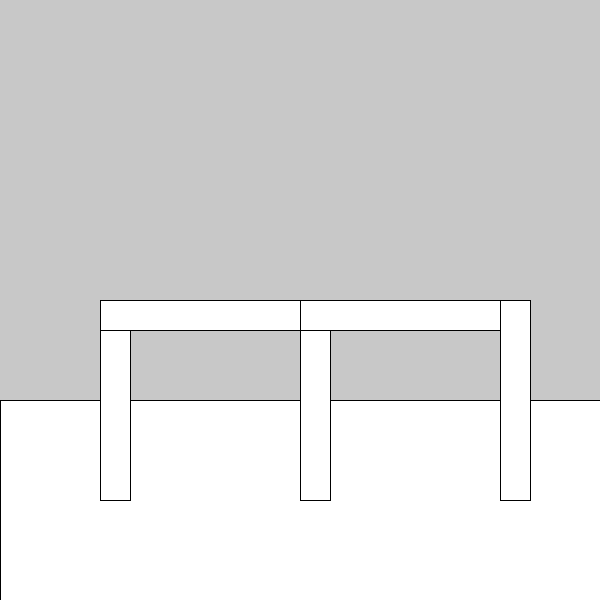
Frame 1 (no input)
Frame 60 (the mouse pressed at the canvas centre just before this capture): identical to frame 1, image omitted
Frame 120 (the mouse held since frame 60 and released just before this capture): identical to frame 1, image omitted

The Processing sketch that drew this single still picture (run headless with seeded random() and noise(); from frame 60 on, the mouse is pressed at the canvas centre):

// Processing sketch: unit2_Project
// ── unit2_Project.pde
class Structure {
  int type;
  float x;
  float y;
  float rot;
  
  Structure(int t, float px, float py, float r){
    type = t;
    x = px;
    y = py;
    rot = r;
  }
  
  void display(){
    if(type == 1){
      pillar1(x,y);
    }
    if(type == 2){
      pillar2(x,y);
    }
    if(type == 3){
      pushMatrix();
      translate(x,y);
      rotate(radians(rot));
      rect(0,0,200,30);
      popMatrix();
    }
  }
}

ArrayList<Structure> builds = new ArrayList<Structure>();


int f;
float x1;
float y1;
float frozenX1;
float frozenY1;
float frozenX2;
float frozenY2;
float frozenX3;
float frozenY3;
boolean draw1 = false;
boolean draw2 = false;
boolean draw3 = false;
boolean draw4 = false;
boolean drawShape = false;

void setup(){
  size(600,600);
  x1 = 0;
  y1 = 0;
  f = 0;
}

void draw(){
  println(frozenX1,frozenY1, frozenX2,frozenY2, frozenX3,frozenY3);
  
  
  background(200);
  house();
  
  for(int i = 0; i < builds.size(); i++){
  builds.get(i).display();
}
  
  if (draw1){
   pillar1(x1,y1);
  }
  
  if (draw2){
   pillar2(x1,y1);
  }
  if (draw3){
   pillar3(x1,y1);
  }
  if (draw4){
   build();
  }
  if (drawShape){
  pillar1(frozenX1,frozenY1);
  pillar2(frozenX2,frozenY2);
  pillar3(frozenX3,frozenY3);
}
}

void keyPressed(){
  if (key == 'a'){
    x1 = x1-10;
  }
  if (key == 'd'){
    x1 = x1+10;
  }
    if (key == 'w'){
    y1 = y1-10;
  }
  if (key == 's'){
    y1 = y1+10;
  }
  if(key == ' '){
  
  int type = 1;
  
  if(draw1) type = 1;
  if(draw2) type = 2;
  if(draw3) type = 3;
  
  builds.add(new Structure(type, x1, y1, f));
}
  if (key == '2'){
    draw2 = true;
    draw1 = false;
    draw3 = false;
  }
  if (key == '1'){
    draw1 = true; 
    draw2 = false;
    draw3 = false;
  }
   if (key == '3'){
    draw1 = false; 
    draw2 = false;
    draw3 = true;
  }
  if (draw3){
    if (key == 'r'){
      f = f + 45;
    }
  }
  if (key == 'o'){
    draw4 = true;
  }
  
}

void house(){
  fill(255);
  rect(0,400,600,200);//land
  
  //3 pillar
  rect(100,300,30,200);
  rect(300,300,30,200);
  rect(500,300,30,200);
  
  rect(100,300,200,30);
  rect(300,300,200,30);
  
}

void pillar1(float x,float y){
  rect(x,y,30,200);
}

void pillar2(float x,float y){
  rect(x,y,200,30);
}

void pillar3(float x,float y){
  pushMatrix();
  translate(x,y);
  rotate(radians(f));
  rect(0,0,200,30);
  popMatrix();
}

void build(){
  //translate(x,y);
  fill(0);
  beginShape();
  vertex(100,300);
  vertex(frozenX1,frozenY1);
  vertex(frozenX2,frozenY2);
  vertex(frozenX3,frozenY3);
  vertex(530,300);
  endShape();
}
